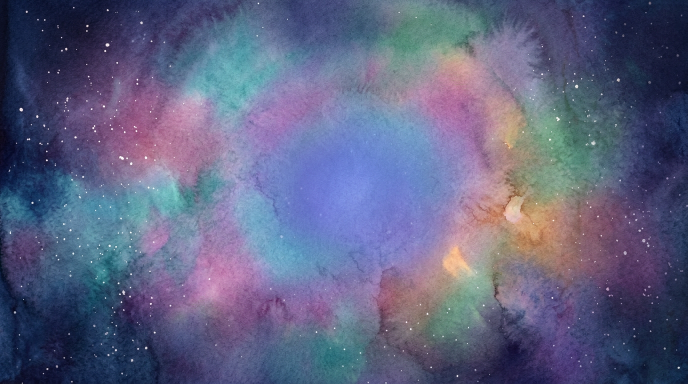
#> input picture source/reve/nebuleuse_generee.png, 1376 x 768 px (shown at 1/2 size)
$ python prepare_reve.py
#> lines starting #> are read from the running program, lines starting #| are printed output that depends on the picture
"""Textures de rêve générées -> couches et atlas circulaire de 36 phases RGBA."""
from pathlib import Path
from PIL import Image
from scipy.ndimage import map_coordinates
import numpy as np
import json

ROOT = Path(__file__).resolve().parents[1]
S = ROOT / 'source/reve'
OUT = ROOT / 'reve/assets'


def hue(rgb, angle):
    c, s = np.cos(angle), np.sin(angle)
    m = np.array([[.299+.701*c+.168*s, .587-.587*c+.330*s, .114-.114*c-.497*s],
                  [.299-.299*c-.328*s, .587+.413*c+.035*s, .114-.114*c+.292*s],
                  [.299-.300*c+1.250*s, .587-.588*c-1.050*s, .114+.886*c-.203*s]])
    return np.clip(rgb @ m.T, 0, 1)


def build():
    OUT.mkdir(parents=True, exist_ok=True)
    Image.open(S / 'nebuleuse_generee.png').convert('RGB').resize((1280, 720), Image.Resampling.LANCZOS).save(OUT / 'nebuleuse.webp', lossless=True, method=4)
    ring = np.array(Image.open(S / 'anneaux_generes.png').convert('RGB').resize((768, 768), Image.Resampling.LANCZOS), dtype=float)/255
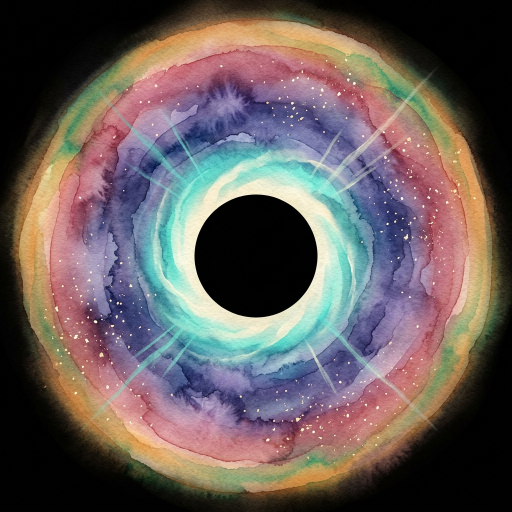
#> input picture source/reve/anneaux_generes.png, 1024 x 1024 px (shown at 1/2 size)
    n, count, cols, gutter = 256, 36, 6, 2
    y, x = np.mgrid[0:n, 0:n].astype(float)
    x = (x+.5-n/2)/(n/2);y = (y+.5-n/2)/(n/2)
    radius, theta = np.hypot(x, y), np.arctan2(y, x)
    tile = n+gutter*2
    atlas = Image.new('RGBA', (cols*tile, cols*tile))
#> atlas: PIL image 1560x1560 RGBA; every value is 0
    for f in range(count):
        phase = f/count
        a = 2*np.pi*phase
        rr = radius*(1+.035*np.sin(a)) + .012*np.sin(4*theta+a)
        tt = theta+.08*np.sin(a)+.035*np.sin(2*a)
        sx, sy = (rr*np.cos(tt)+1)*383.5, (rr*np.sin(tt)+1)*383.5
        rgb = np.stack([map_coordinates(ring[:, :, k], [sy, sx], order=1, mode='constant', cval=0) for k in range(3)], axis=2)
        rgb = hue(rgb, .32*np.sin(a))
        fade = np.clip((1-radius)/.11, 0, 1)*np.clip((radius-.19)/.07, 0, 1)
        alpha = np.sqrt(rgb.max(2))*fade
        rgba = np.zeros((n, n, 4), dtype=np.uint8)
        rgba[:, :, :3] = np.rint(np.clip(rgb/np.maximum(alpha[:, :, None], 1/255), 0, 1)*255).astype('uint8')
        rgba[:, :, 3] = np.rint(alpha*255).astype('uint8')
        rgba[rgba[:, :, 3] == 0] = 0
        rgba[[0, -1], :, :] = 0
        rgba[:, [0, -1], :] = 0
        padded = np.pad(rgba, ((gutter, gutter), (gutter, gutter), (0, 0)), mode='edge')
        atlas.paste(Image.fromarray(padded), ((f % cols)*tile, (f//cols)*tile))
        if f == 0:Image.fromarray(rgba).save(OUT / 'anneau_phase_0.png', optimize=True)
#> this loop made 36 passes
#> (c in hue, s in hue) on passes 2 to 13: (0.998, 0.0555), (0.994, 0.109), (0.987, 0.159), (0.979, 0.204), (0.97, 0.243), (0.962, 0.274), (0.955, 0.296), (0.951, 0.31), (0.949, 0.315), (0.951, 0.31), (0.955, 0.296), (0.962, 0.274)
#> (c in hue, s in hue, m in hue) on pass 1: (1, 0, [[1, 0, 0], [0, 1, 0], [-0.001, -0.001, 1]])
#> pass 1, in build, `rgb = np.stack([map_coordinates(ring[:, :, k], [sy, sx], order=1, mode..`:
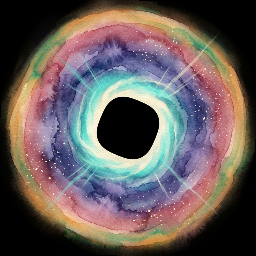
#> rgb: shape (256, 256, 3) float64; mean R, G, B 0.406, 0.361, 0.356
#> pass 1, in build, `alpha = np.sqrt(rgb.max(2))*fade`:
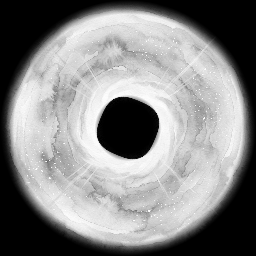
#> alpha: shape (256, 256) float64; min 0, max 1, mean 0.531
#> after the loop:
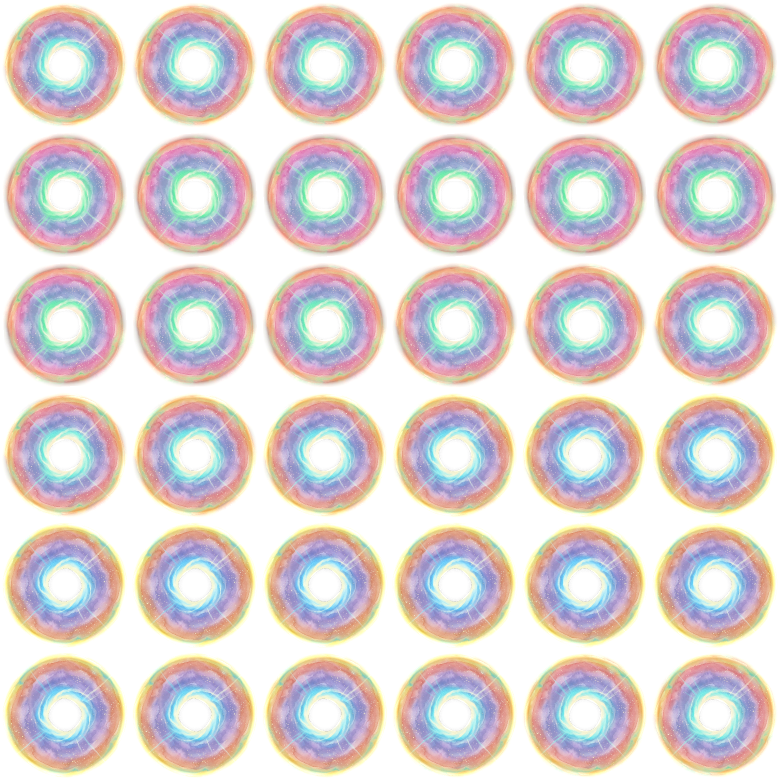
#> atlas: PIL image 1560x1560 RGBA (shown at 1/2 size); mean R, G, B, A 137.2, 123.9, 121.6, 130.7; transparent parts drawn white
#> after the loop:
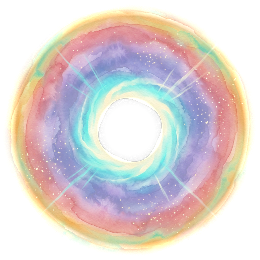
#> padded: shape (260, 260, 4); mean R, G, B, A 140.3, 128.1, 123.8, 131.6; transparent parts drawn white
#> after the loop:
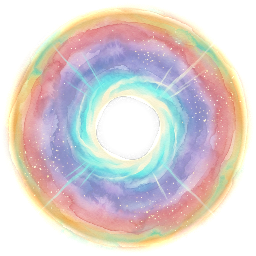
#> rgba: shape (256, 256, 4); mean R, G, B, A 144.7, 132.2, 127.7, 135.7; transparent parts drawn white
#> after the loop:
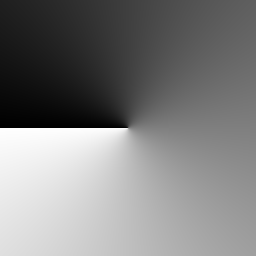
#> tt: shape (256, 256) float64; min -3.16, max 3.11, mean -0.0259; drawn with min black and max white
    atlas.save(OUT / 'anneaux_36_phases.png', optimize=True)
    manifest = {'dimensions_reference_quiz': [320, 240], 'sortie_reference_quiz': [960, 720],
                'halo_reference': [1280, 720], 'rendu': 'plein viewport adaptatif, caméra perspective 3D',
                'atlas': {'file': 'assets/anneaux_36_phases.png', 'frames': count, 'columns': cols,
                          'frame_size': [n, n], 'gutter': gutter, 'cycle_seconds': 6},
                'couches': ['nébuleuse multicolore à trois vitesses de parallaxe', 'anneaux circulaires multiframes en profondeur',
                            'étoiles et poussières 3D', 'sphère lumineuse 3D', 'interface du test'],
                'mouvement': 'avance dans le tunnel et orbite gauche/droite à chaque validation ; pas de progression automatique',
                'references': {'depot': 'meromoonmeri/mypmdproject', 'code_commit': 'e3fa166525d08202503200c77482a2c1cc9cabad',
                               'art_commit': '319d10f69605331a07c817227c85ec8d0aba3dab'}}
    (ROOT / 'reve/kit.json').write_text(json.dumps(manifest, ensure_ascii=False, indent=2)+'\n', encoding='utf-8')
    print('Rêve : nébuleuse et 36 phases circulaires RGBA préparées.')


if __name__ == '__main__':
    build()
